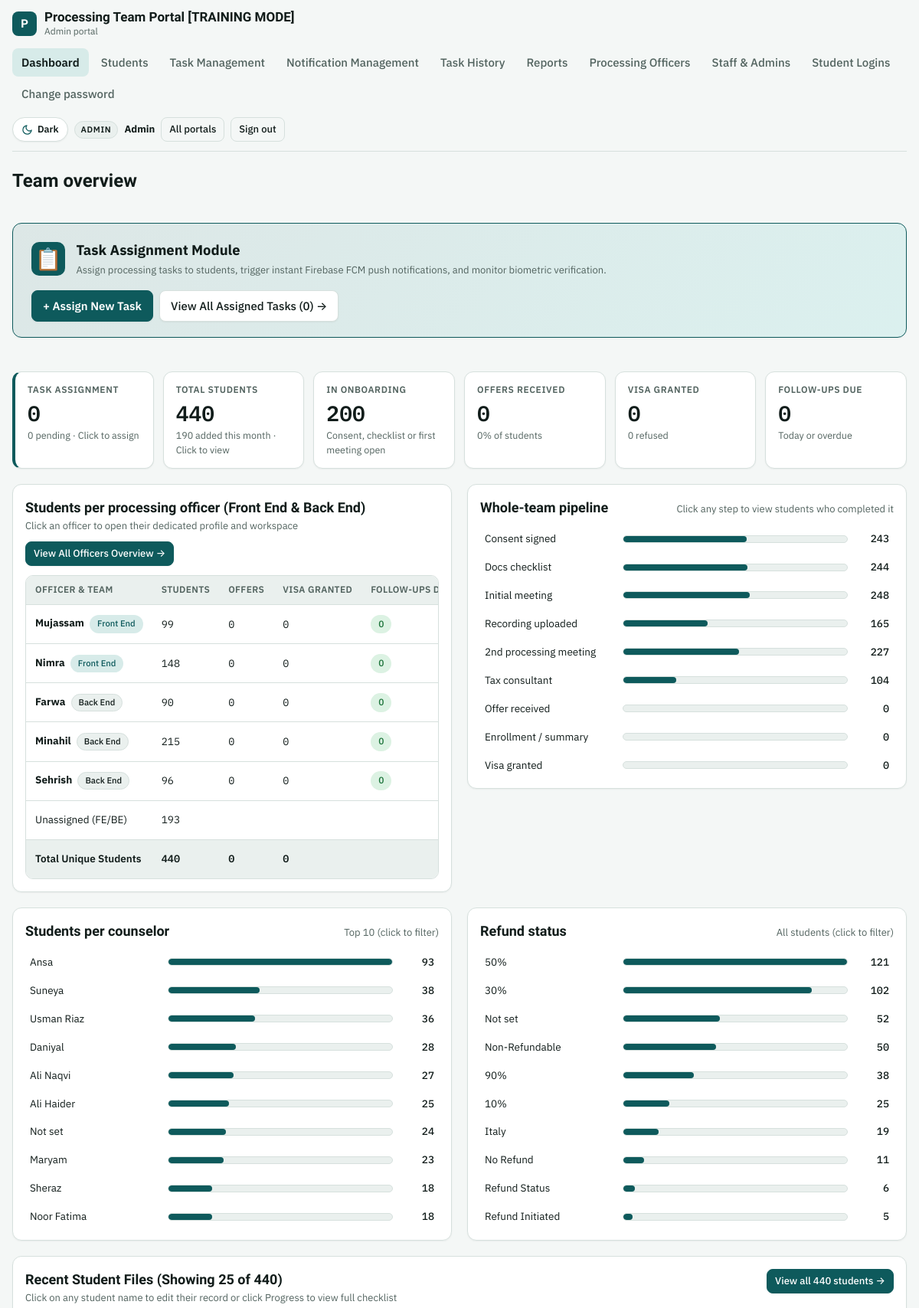
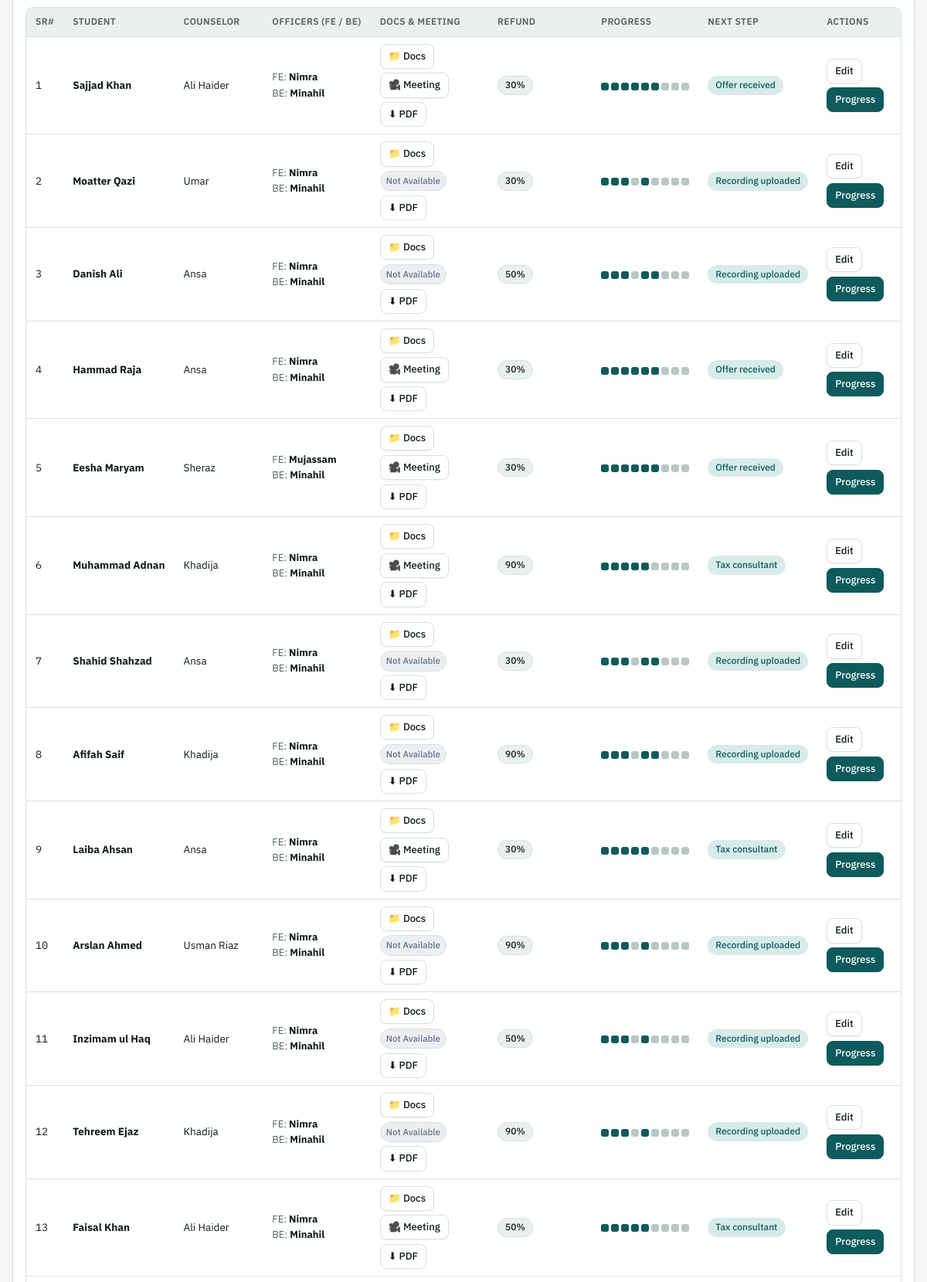
Page /portal/admin/index.php (signed in, upper part) on the committed database (2 pictures, top to bottom).
### tables this page shows
CREATE TABLE users (
  id                   INTEGER PRIMARY KEY AUTOINCREMENT,
  name                 TEXT NOT NULL,
  username             TEXT NOT NULL UNIQUE,
  password_hash        TEXT NOT NULL,
  role                 TEXT NOT NULL CHECK(role IN ('admin','officer','student')),
  student_id           INTEGER NULL UNIQUE,
  active               INTEGER NOT NULL DEFAULT 1,
  must_change_password INTEGER NOT NULL DEFAULT 1,
  last_login           TEXT NULL,
  created_at           TEXT NOT NULL, department TEXT DEFAULT 'backend',
  FOREIGN KEY (student_id) REFERENCES students(id) ON DELETE CASCADE
);

CREATE TABLE students (
  id                INTEGER PRIMARY KEY AUTOINCREMENT,
  name              TEXT NOT NULL,
  counselor         TEXT NULL,
  officer_id        INTEGER NULL,
  entered_by        INTEGER NULL,
  refund            TEXT NULL,
  branch            TEXT NULL,
  intake            TEXT NULL,
  received_date     TEXT NULL,
  consult1          TEXT NULL,
  consent           TEXT NULL,
  docs_checklist    TEXT NULL,
  initial_meeting   TEXT NULL,
  follow_up_1       TEXT NULL,
  recorded_uploaded TEXT NULL,
  drive_link        TEXT NULL,
  meeting_priority  TEXT NULL,
  second_meeting    TEXT NULL,
  follow_up_2       TEXT NULL,
  tax_meeting       TEXT NULL,
  follow_up_3       TEXT NULL,
  offer             TEXT NULL,
  consult2          TEXT NULL,
  disc2             TEXT NULL,
  enrollment        TEXT NULL,
  consult3          TEXT NULL,
  disc3             TEXT NULL,
  visa              TEXT NULL,
  last_installment  TEXT NULL,
  remarks           TEXT NULL,
  created_at        TEXT NOT NULL,
  updated_at        TEXT NULL
, csc_status TEXT DEFAULT NULL, csc_verified_at TEXT DEFAULT NULL, csc_verified_by INTEGER DEFAULT NULL, sheet_sr INTEGER, email TEXT, student_password TEXT, portal_id TEXT, portal_password TEXT, shortlisting TEXT, pending_docs_note TEXT, doc_request_date TEXT, enrollment_date TEXT, installment_1 TEXT, installment_2 TEXT, installment_3 TEXT, installment_4 TEXT, threat_cancellation TEXT, meeting_link TEXT, drive_files_json TEXT NULL, frontend_officer_id INTEGER DEFAULT NULL, frontend_officer_name TEXT DEFAULT NULL, phone TEXT, cnic TEXT, address TEXT, city TEXT);

### portal/app/pages/dashboard.php (the view, shortened to what the rows shown need)
<?php
[$w, $p] = scope_sql($u);
$rows = q("SELECT s.*, o.name AS officer_name FROM students s LEFT JOIN users o ON o.id = s.officer_id WHERE $w", $p)->fetchAll();
$admin = $u['role'] === 'admin';
$base = $admin ? 'admin' : 'officer';
page_start('Dashboard', $u, PORTALS[$u['role']]['label']);
?>
<h1><?= $admin ? 'Team overview' : 'Hello, ' . h($u['name']) ?></h1>
<div class="grid2">
<?php if ($admin):
    $officers = q("SELECT id, name, active, COALESCE(department, 'backend') AS department FROM users WHERE role = 'officer' ORDER BY department DESC, name ASC")->fetchAll(); ?>
  <section class="panel">
    <div class="panel-h">
      <div>
        <h2>Students per processing officer (Front End & Back End)</h2>
      </div>
    </div>
    <div class="tbl"><table>
      <thead><tr><th>Officer & Team</th><th>Students</th><th>Offers</th><th>Visa granted</th><th>Follow-ups due</th><th>Workspace</th></tr></thead>
      <tbody>
      <?php foreach ($officers as $o):
          $mine = array_filter($rows, fn($r) => (int)$r['officer_id'] === (int)$o['id'] || (int)($r['frontend_officer_id'] ?? 0) === (int)$o['id']);
          $d = count(array_filter(due_list($mine), fn($x) => $x['date'] <= today())); ?>
        <tr>
          <td>
            <a href="<?= h(url('admin/officers.php?id=' . $o['id'])) ?>"><b><?= h($o['name']) ?></b></a>
            <span class="pill <?= $o['department'] === 'frontend' ? 'acc' : '' ?>" style="font-size:0.7rem; margin-left:0.25rem;"><?= $o['department'] === 'frontend' ? 'Front End' : 'Back End' ?></span>
          </td>
          <td class="num"><a href="<?= h(url('admin/officers.php?id=' . $o['id'])) ?>"><?= count($mine) ?></a></td>
          <td class="num"><?= count(array_filter($mine, fn($r) => $r['offer'] === 'Yes')) ?></td>
          <td class="num"><?= count(array_filter($mine, fn($r) => $r['visa'] === 'Granted')) ?></td>
          <td><span class="pill <?= $d ? 'bad' : 'ok' ?>"><?= $d ?></span></td>
        </tr>
      <?php endforeach;
          if ($none): ?>
      </tbody>
    </table></div>
  </section>
<?php endif; ?>
  <section class="panel">
    <div class="panel-h"><h2><?= $admin ? 'Whole-team pipeline' : 'My pipeline' ?></h2><p>Click any step to view students who completed it</p></div>
  </section>
</div>
<?php if ($admin):
    $groups = function (string $key) use ($rows): array {
        $m = [];
        foreach ($rows as $r) { $k = trim((string)$r[$key]) ?: 'Not set'; $m[$k] = ($m[$k] ?? 0) + 1; }
        arsort($m);
        return array_slice($m, 0, 10, true);
    }; ?>
<div class="grid2">
  <?php foreach (['counselor' => 'Students per counselor', 'refund' => 'Refund status'] as $key => $title):
      $g = $groups($key); $max = max($g ?: [1]); ?>
  <section class="panel">
    <div class="panel-h"><h2><?= h($title) ?></h2><p><?= $key === 'counselor' ? 'Top 10 (click to filter)' : 'All students (click to filter)' ?></p></div>
    <div class="bars">
    <?php foreach ($g as $k => $c):
        $filterHref = $key === 'counselor' ? url('admin/students.php?q=' . rawurlencode((string)$k)) : url('admin/students.php?refund=' . rawurlencode((string)$k)); ?>
      <a class="bar" style="text-decoration:none; color:inherit;" href="<?= h($filterHref) ?>"><span><?= h($k) ?></span><span class="t"><i style="width:<?= round($c / $max * 100, 1) ?>%"></i></span><span class="n num"><?= $c ?></span></a>
    <?php endforeach; ?>
    </div>
  </section>
  <?php endforeach; ?>
</div>
<?php endif; ?>
<section class="panel">
  <div class="panel-h">
    <div><h2><?= $admin ? 'Recent Student Files' : 'My Assigned Students' ?> (Showing <?= min(25, count($rows)) ?> of <?= count($rows) ?>)</h2></div>
  </div>
  <?php if (!$rows): ?>
    <div class="empty">No students assigned yet.</div>
  <?php else: ?>
  <div class="tbl"><table>
    <thead><tr><th>SR#</th><th>Student</th><th>Counselor</th><?php if ($admin): ?><th>Officers (FE / BE)</th><?php endif; ?><th>Docs & Meeting</th><th>Refund</th><th>Progress</th><th>Next step</th><th>Actions</th></tr></thead>
    <tbody>
    <?php foreach (array_slice($rows, 0, 25) as $r):
        $ns = next_stage($r);
        $dLink = safe_link($r['drive_link'] ?? null);
        $hasMeeting = student_has_meeting($r);
        $mLink = url('meeting.php?id=' . (int)$r['id']);
    ?>
      <tr>
        <td class="num"><?= (int)($r['sheet_sr'] ?: $r['id']) ?></td>
        <td><a href="<?= h(url($base . '/student.php?id=' . $r['id'])) ?>"><b><?= h($r['name']) ?></b></a></td>
        <td><?= h($r['counselor'] ?: '-') ?></td>
        <?php if ($admin): ?>
          <td class="small">
            <div><span class="muted">FE:</span> <b><?= h($r['frontend_officer_name'] ?: 'Not set') ?></b></div>
            <div><span class="muted">BE:</span> <b><?= h($r['officer_name'] ?? 'Not assigned') ?></b></div>
          </td>
        <?php endif; ?>
        <td>
          <div style="display:flex; gap:0.35rem; align-items:center; flex-wrap:wrap;">
            <?php if ($dLink): ?>
              <a class="btn sm" href="<?= h($dLink) ?>" target="_blank" rel="noopener noreferrer" title="Open Google Drive Documents Folder">📁 Docs</a>
            <?php endif; ?>
            <?php if ($hasMeeting): ?>
              <a class="btn sm" href="<?= h($mLink) ?>" target="_blank" rel="noopener noreferrer" title="Open Recorded Meeting Video / Zoom">🎥 Meeting</a>
            <?php else: ?>
              <span class="pill muted" style="font-size:0.72rem; padding:0.2rem 0.45rem; background:rgba(100,116,139,0.12); color:#64748b;" title="Meeting video not available">Not Available</span>
            <?php endif; ?>
            <a class="btn sm ghost" href="<?= h(url($base . '/report.php?id=' . $r['id'] . '&format=pdf')) ?>" title="Download Complete Student PDF Dossier">⬇ PDF</a>
          </div>
        </td>
        <td><?php if ($r['refund']): ?><span class="pill <?= $r['refund'] === 'Non-Refundable' ? 'bad' : '' ?>"><?= h($r['refund']) ?></span><?php endif; ?></td>
        <td><a href="<?= h(url($base . '/progress.php?id=' . $r['id'])) ?>" title="View student progress" style="text-decoration:none; display:inline-block;"><?= progress_dots($r) ?></a></td>
        <td><?= $ns ? '<span class="pill acc">' . h($ns) . '</span>' : '<span class="pill ok">Closed</span>' ?></td>
        <td>
          <div style="display:flex; gap:0.35rem; align-items:center; flex-wrap:wrap;">
            <a class="btn sm" href="<?= h(url($base . '/student.php?id=' . $r['id'])) ?>">Edit</a>
            <a class="btn sm primary" href="<?= h(url($base . '/progress.php?id=' . $r['id'])) ?>">Progress</a>
          </div>
        </td>
      </tr>
    <?php endforeach; ?>
    </tbody>
  </table></div>
  <?php endif; ?>
</section>
<?php endif;
page_end();

### portal/app/layout.php (shortened to what the rows shown need)
<?php
function nav_items(string $role): array {
    return match ($role) {
        'admin'   => [
            'admin/index.php'            => 'Dashboard',
            'admin/students.php'         => 'Students',
            'admin/task_assignment.php'  => 'Task Management',
            'admin/notifications.php'    => 'Notification Management',
            'admin/task_history.php'     => 'Task History',
            'admin/reports.php'          => 'Reports',
            'admin/officers.php'         => 'Processing Officers',
            'admin/staff.php'            => 'Staff & Admins',
            'admin/logins.php'           => 'Student Logins',
        ],
        'officer' => ['officer/index.php' => 'Dashboard', 'officer/students.php' => 'My students'],
        'student' => ['student/index.php' => 'My file', 'student/tasks.php' => 'My Tasks', 'student/notifications.php' => 'Notifications'],
        default   => [],
    };
}
function theme_toggle_btn(): string {
    return '<button type="button" class="theme-toggle" data-theme-toggle aria-label="Switch theme" title="Switch between Light and Dark mode" aria-pressed="false">'
         . '<svg class="icon-sun" viewBox="0 0 24 24" aria-hidden="true"><circle cx="12" cy="12" r="5"/><line x1="12" y1="1" x2="12" y2="3"/><line x1="12" y1="21" x2="12" y2="23"/><line x1="4.22" y1="4.22" x2="5.64" y2="5.64"/><line x1="18.36" y1="18.36" x2="19.78" y2="19.78"/><line x1="1" y1="12" x2="3" y2="12"/><line x1="21" y1="12" x2="23" y2="12"/><line x1="4.22" y1="19.78" x2="5.64" y2="18.36"/><line x1="18.36" y1="5.64" x2="19.78" y2="4.22"/></svg>'
         . '<svg class="icon-moon" viewBox="0 0 24 24" aria-hidden="true"><path d="M21 12.79A9 9 0 1 1 11.21 3 7 7 0 0 0 21 12.79z"/></svg>'
         . '<span data-theme-label>Dark</span>'
         . '</button>';
}
function page_start(string $title, ?array $u = null, string $portalLabel = ''): void {
    global $CONFIG;
    $self = ltrim(substr(parse_url($_SERVER['REQUEST_URI'] ?? '', PHP_URL_PATH) ?: '', strlen(base_url())), '/');
    $cookieTheme = $_COOKIE['ptp_theme'] ?? '';
    $htmlThemeAttr = in_array($cookieTheme, ['light', 'dark'], true) ? ' data-theme="' . h($cookieTheme) . '"' : '';
    ?><!doctype html>
<html lang="en"<?= $htmlThemeAttr ?>>
<head>
<link rel="stylesheet" href="<?= h(url('assets/style.css')) ?>">
</head>
<body>
<div class="wrap">
<?php if ($u): ?>
<header class="top">
  <a class="brand" href="<?= h(url('index.php')) ?>" style="text-decoration:none; color:inherit;"><div class="mark">P</div><div><div class="app"><?= h($CONFIG['app_name']) ?></div><small><?= h($portalLabel) ?></small></div></a>
  <nav class="tabs">
    <?php foreach (nav_items($u['role']) as $href => $label):
      $isActive = ($self === $href) ||
                  ($href === 'admin/task_assignment.php' && in_array($self, ['admin/task_assignment.php', 'admin/tasks.php', 'task_assignment.php'], true)) ||
                  ($href === 'admin/notifications.php' && in_array($self, ['admin/notifications.php', 'admin/notification_management.php'], true)) ||
                  ($href === 'admin/task_history.php' && in_array($self, ['admin/task_history.php', 'admin/task_monitor.php'], true));
    ?>
      <a href="<?= h(url($href)) ?>" <?= $isActive ? 'aria-current="page"' : '' ?>><?= h($label) ?></a>
    <?php endforeach; ?>
    <a href="<?= h(url('account/password.php?portal=' . $u['role'])) ?>" <?= $self === 'account/password.php' ? 'aria-current="page"' : '' ?>>Change password</a>
  </nav>
  <div class="who">
    <?= theme_toggle_btn() ?>
    <span class="role"><?= h(ucfirst($u['role'] === 'officer' ? 'Officer' : $u['role'])) ?></span>
    <b><?= h($u['name']) ?></b>
    <a class="btn sm ghost" href="<?= h(url('index.php')) ?>">All portals</a>
    <form method="post" action="<?= h(url('logout.php')) ?>"><button class="btn sm ghost" type="submit">Sign out</button></form>
  </div>
</header>
<?php else: ?>
<div class="guest-topbar">
  <?= theme_toggle_btn() ?>
</div>
<?php endif; ?>
<main>
<?php endforeach;
}
function page_end(): void { ?>
</main>
</div>
</body>
</html>
<?php }
function progress_dots(array $r): string {
    $o = '<span class="steps" title="' . done_count($r) . ' of ' . count(STAGES) . ' steps">';
    foreach (STAGES as $i => $_) $o .= '<i class="' . (stage_done($r, $i) ? 'd' : '') . '"></i>';
    return $o . '</span>';
}

### rows in the picture
users: role "Dashboard", role "Students", role "Task Management", role "Notification Management", role "Task History", role "Reports", role "Processing Officers", role "Staff & Admins", role "Student Logins", role "ADMIN", name "Admin"
users: name "Mujassam", shows "Front End", count($mine) "99", offer "0", visa "0", d "0"
users: name "Nimra", shows "Front End", count($mine) "148", offer "0", visa "0", d "0"
users: name "Farwa", shows "Back End", count($mine) "90", offer "0", visa "0", d "0"
users: name "Minahil", shows "Back End", count($mine) "215", offer "0", visa "0", d "0", students.sheet_sr "1", students.name "Sajjad Khan", students.counselor "Ali Haider", students.frontend_officer_name "Nimra", students.refund "30%", ns "Offer received", students.sheet_sr "2", students.name "Moatter Qazi", students.counselor "Umar", shows "Not Available", ns "Recording uploaded", students.sheet_sr "3", students.name "Danish Ali", students.counselor "Ansa", students.refund "50%", students.sheet_sr "4", students.name "Hammad Raja", students.sheet_sr "5", students.name "Eesha Maryam", students.counselor "Sheraz", students.frontend_officer_name "Mujassam", students.sheet_sr "6", students.name "Muhammad Adnan", students.counselor "Khadija", students.refund "90%", ns "Tax consultant", students.sheet_sr "7", students.name "Shahid Shahzad", students.sheet_sr "8", students.name "Afifah Saif", students.sheet_sr "9", students.name "Laiba Ahsan", students.sheet_sr "10", students.name "Arslan Ahmed", students.counselor "Usman Riaz", students.sheet_sr "11", students.name "Inzimam ul Haq", students.sheet_sr "12", students.name "Tehreem Ejaz", students.sheet_sr "13", students.name "Faisal Khan"
users: name "Sehrish", shows "Back End", count($mine) "96", offer "0", visa "0", d "0"
students: counselor "Noor Fatima", refund "Italy"

### other values in the picture
$CONFIG['app_name'] "Processing Team Portal [TRAINING MODE]"
$portalLabel "Admin portal"
$totalAssignedTasks "0"
$pendingTasks "0"
$n "440"
$thisMonth "190"
$onb "200"
$offers "0"
$offers / $n * 100 "0"
$granted "0"
$refused "0"
$dueNow "0"
$none "193"
$s[0] "Consent signed"
$c "243"
